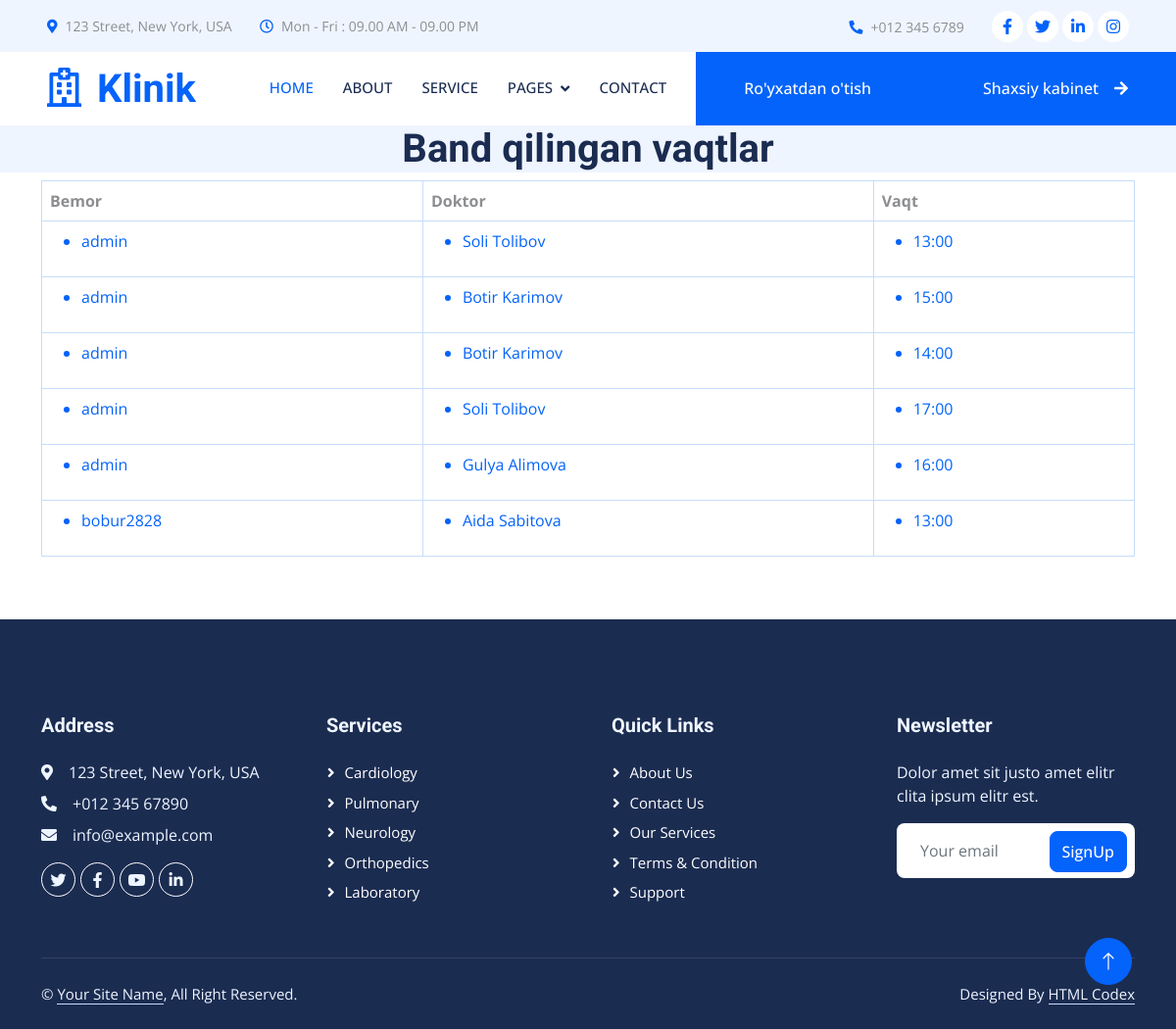
The app's page /service/ with its own data.
### my_app/models.py (models this page shows)
class Davolash(models.Model):
    id = models.AutoField(primary_key=True)
    foydalanuvchi = models.ForeignKey(User, on_delete=models.CASCADE)
    qabul_vaqt = models.ForeignKey(QabulVaqti, on_delete=models.CASCADE)

class QabulVaqti(models.Model):
    id = models.AutoField(primary_key=True)
    doktor = models.ForeignKey(Doktor, on_delete=models.CASCADE, related_name='qabul_vaqt')
    vaqt = models.CharField(max_length=50)
    band=models.BooleanField(default=False)

class Doktor(models.Model):
    id = models.AutoField(primary_key=True)
    ism = models.CharField(max_length=50)
    soha = models.CharField(max_length=50)
    rasmi = models.ImageField(upload_to='doktor')
    def __str__(self) -> str:
        return self.ism

### my_app/views.py (the view)
# urls.py: path('service/', views.service, name='service'),
def service(request):
    davolash = Davolash.objects.all()
    data={
        'davolash': davolash,
    }
    return render(request,'my_app/service.html',context=data)

### my_app/templates/my_app/service.html (shortened to what this page needs)
{% extends 'base.html' %}
{% block content %}
{% load static %}
    <div class="section">
        <div class="breadcrumb-area bg-light">
            <div class="container-fluid">
                <div class="breadcrumb-content text-center">
                    <h1 class="title">Band qilingan vaqtlar  </h1>
                </div>
            </div>
        </div>
    </div>
    <div class="section section-margin">
        <div class="container">
            <div class="row">
                <div class="col-12">
                    <div class="wishlist-table table-responsive">
                        <table class="table table-bordered">
                            <thead>
                                <tr>
                                    <th class="pro-thumbnail">Bemor</th>
                                    <th class="pro-thumbnail">Doktor</th>
                                    <th class="pro-title">Vaqt</th>
                                </tr>
                            </thead>
                            <tbody>
                                {% for order in davolash %}
                                <tr>
                                    <td class="pro-title">
                                        <a href="#">
                                            <ul>
                                                    <li>{{order.foydalanuvchi }}</li>
                                            </ul>
                                        </a>
                                    </td>
                                    <td class="pro-title">
                                        <a href="#">
                                            <ul>
                                                    <li>{{order.qabul_vaqt.doktor }} </li>
                                            </ul>
                                        </a>
                                    </td>
                                    <td class="pro-title">
                                        <a href="#">
                                            <ul>
                                                    <li>{{order.qabul_vaqt.vaqt }} </li>
                                            </ul>
                                        </a>
                                    </td>
                                    {% endfor %}
                                </tr>
                            </tbody>
                        </table>
                    </div>
                </div>
            </div>
        </div>
    </div>
    {% endblock content %}

### my_app/static/my_app/css/style.css (style rules this page uses)
:root { --primary: #0463FA; --light: #EFF5FF; --dark: #1B2C51; }

### records on screen
Davolash: foydalanuvchi "admin", qabul_vaqt.doktor "Soli Tolibov", qabul_vaqt.vaqt "13:00"
Davolash: foydalanuvchi "admin", qabul_vaqt.doktor "Botir Karimov", qabul_vaqt.vaqt "15:00"
Davolash: foydalanuvchi "admin", qabul_vaqt.doktor "Botir Karimov", qabul_vaqt.vaqt "14:00"
Davolash: foydalanuvchi "admin", qabul_vaqt.doktor "Soli Tolibov", qabul_vaqt.vaqt "17:00"
Davolash: foydalanuvchi "admin", qabul_vaqt.doktor "Gulya Alimova", qabul_vaqt.vaqt "16:00"
Davolash: foydalanuvchi "bobur2828", qabul_vaqt.doktor "Aida Sabitova", qabul_vaqt.vaqt "13:00"
